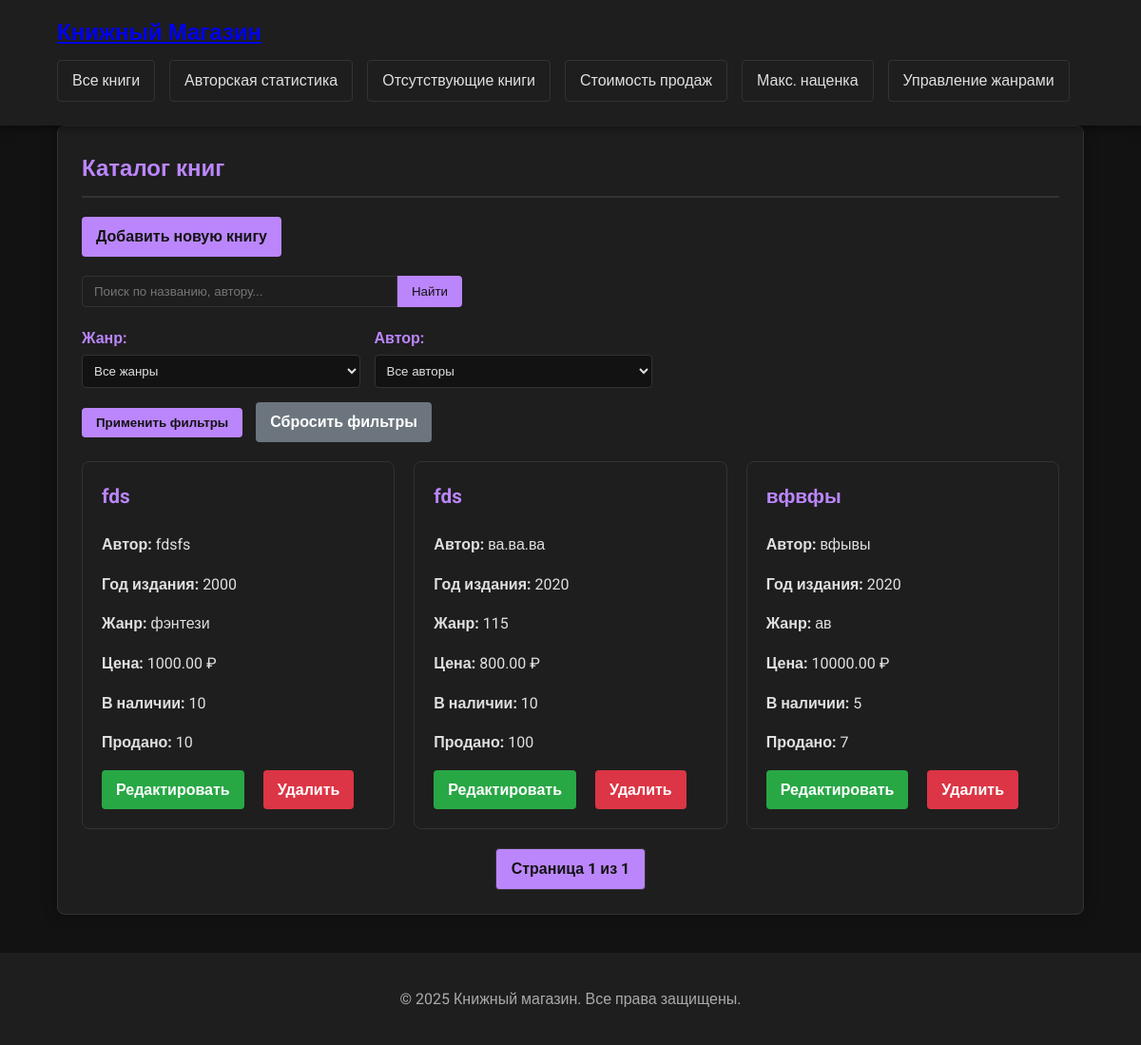
/books/, run on an earlier commit of the app's database.
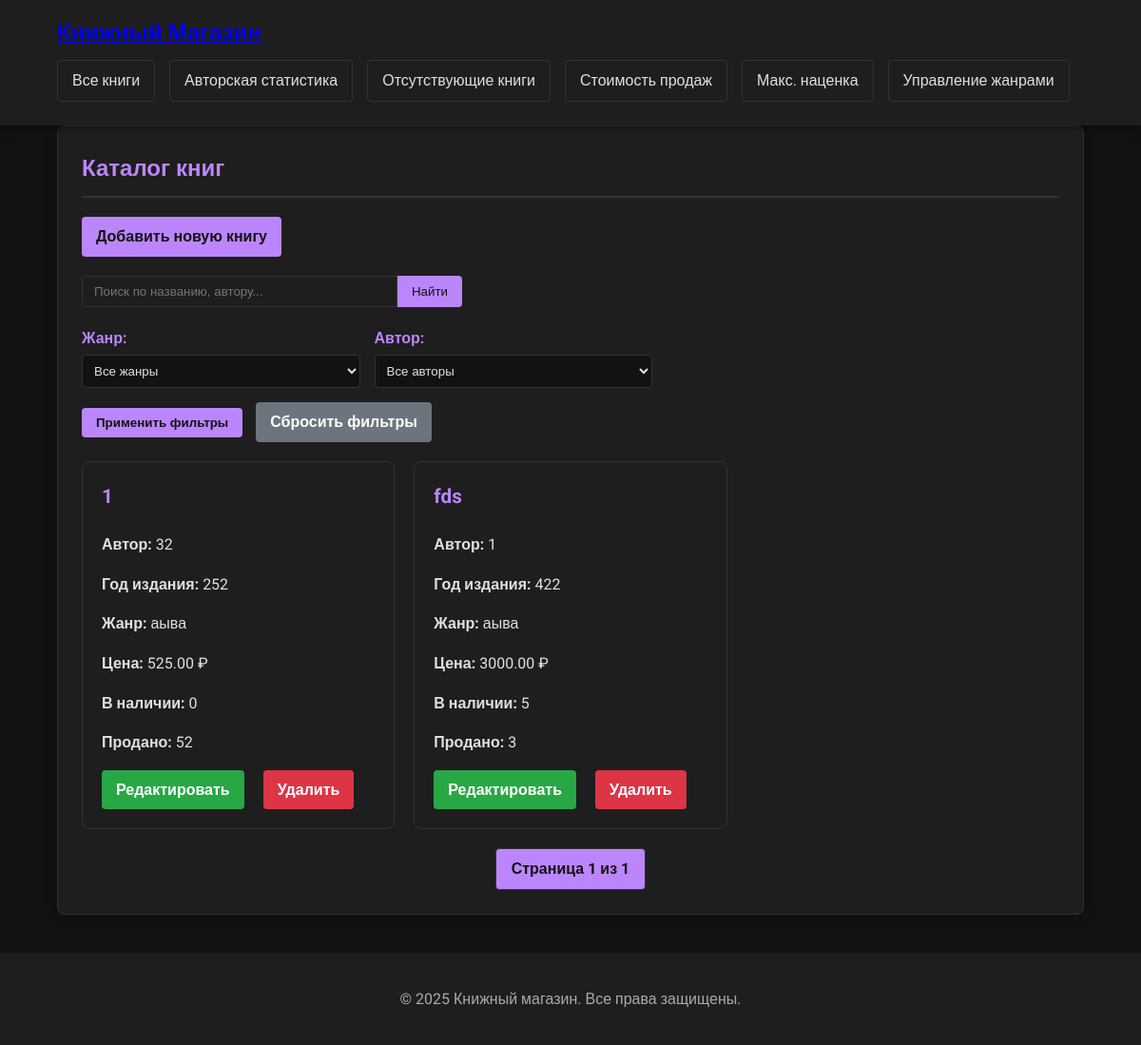
And on a later commit of the database.
### books/models.py (models this page shows, shortened)
class Book(models.Model):
    MEDIUM_CHOICES = [
        ('P', 'Бумажная'),
        ('E', 'Электронная'),
        ('A', 'Аудио'),
    ]
    title = models.CharField(max_length=200, verbose_name="Название")
    author = models.CharField(max_length=100, verbose_name="Автор")
    code = models.CharField(max_length=50, unique=True, verbose_name="Шифр произведения")
    genre = models.ForeignKey(Genre, on_delete=models.CASCADE, verbose_name="Жанр")
    year = models.PositiveIntegerField(verbose_name="Год издания")
    pages = models.PositiveIntegerField(verbose_name="Количество страниц", blank=True, null=True)
    medium = models.CharField(max_length=1, choices=MEDIUM_CHOICES, verbose_name="Носитель")
    wholesale_price = models.DecimalField(max_digits=10, decimal_places=2, verbose_name="Оптовая цена")
    retail_price = models.DecimalField(max_digits=10, decimal_places=2, verbose_name="Розничная цена")
    stock = models.PositiveIntegerField(default=0, verbose_name="В наличии")
    sold = models.PositiveIntegerField(default=0, verbose_name="Продано")

class Genre(models.Model):
    name = models.CharField(max_length=100, unique=True, verbose_name="Название жанра")

### books/views.py (the view)
# urls.py: path('', views.book_list, name='book_list'),
def book_list(request):
    genre_filter = request.GET.get('genre', '')
    author_filter = request.GET.get('author', '')
    search_query = request.GET.get('q', '')
    page = request.GET.get('page', 1)
    books = Book.objects.all().order_by('title')
    if genre_filter:
        books = books.filter(genre__name__icontains=genre_filter)
    if author_filter:
        books = books.filter(author__icontains=author_filter)
    if search_query:
        books = books.filter(
            Q(title__icontains=search_query) |
            Q(author__icontains=search_query) |
            Q(genre__name__icontains=search_query)
        )
    genres = Genre.objects.all()
    authors = Book.objects.order_by('author').values_list('author', flat=True).distinct()
    paginator = Paginator(books, 10)
    try:
        books_page = paginator.page(page)
    except PageNotAnInteger:
        books_page = paginator.page(1)
    except EmptyPage:
        books_page = paginator.page(paginator.num_pages)
    print(f"Всего книг: {books.count()}")
    if books.exists():
        print(f"Первая книга: {books[0].title}")
    return render(request, 'books/book_list.html', {
        'books_page': books_page,  # Было: 'css': books_page
        'genres': genres,
        'authors': authors,
        'selected_genre': genre_filter,
        'selected_author': author_filter,
        'search_query': search_query
    })

### books/templates/books/book_list.html (shortened to what this page needs)
{% extends 'books/base.html' %}
{% block content %}
<div class="card">
    <h2>Каталог книг</h2>
    <div style="margin-bottom: 20px;">
        <a href="{% url 'add_book' %}" class="btn">Добавить новую книгу</a>
    </div>
    <form method="get" action="{% url 'book_list' %}" id="filter-form">
        <div class="search-form" style="margin-bottom: 20px;">
            <input type="text" name="q" placeholder="Поиск по названию, автору..." value="{{ search_query }}">
            <button type="submit">Найти</button>
        </div>
        <div class="filters">
            <div class="filter-group">
                <label for="genre">Жанр:</label>
                <select id="genre" name="genre">
                    <option value="">Все жанры</option>
                </select>
            </div>
            <div class="filter-group">
                <label for="author">Автор:</label>
                <select id="author" name="author">
                    <option value="">Все авторы</option>
                </select>
            </div>
            <div class="filter-group">
                <button type="submit" class="btn">Применить фильтры</button>
                <a href="{% url 'book_list' %}" class="btn btn-secondary">Сбросить фильтры</a>
            </div>
        </div>
    </form>
    <div class="book-list">
        {% for book in books_page %}
        <div class="book-card">
            <h3>{{ book.title }}</h3>
            <p><strong>Автор:</strong> {{ book.author }}</p>
            <p><strong>Год издания:</strong> {{ book.year }}</p>
            <p><strong>Жанр:</strong> {{ book.genre.name }}</p>
            <p><strong>Цена:</strong> {{ book.retail_price }} ₽</p>
            <p><strong>В наличии:</strong> {{ book.stock }}</p>
            <p><strong>Продано:</strong> {{ book.sold }}</p>
            <div class="actions" style="margin-top: 10px;">
                <a href="{% url 'edit_book' book.id %}" class="btn" style="background: #28a745; color: white;">Редактировать</a>
                <a href="{% url 'delete_book' book.id %}" class="btn" style="background: #dc3545; color: white;">Удалить</a>
            </div>
        </div>
        {% empty %}
        <div class="book-card">
            <h3>Книги не найдены</h3>
            <p>Попробуйте изменить критерии поиска</p>
        </div>
        {% endfor %}
    </div>
    <div class="pagination">
        <span class="current">
            Страница {{ books_page.number }} из {{ books_page.paginator.num_pages }}
        </span>
    </div>
</div>
{% endblock %}

What changed in the data, as far as the page shows it:
removed Book: title "fds", author "ва.ва.ва", year "2020", genre.name "115", retail_price "800.00", stock "10", sold "100"
changed Book (number 1 of 2 on the later page): title "вфвфы" → "1"; author "вфывы" → "32"; year "2020" → "252"; genre.name "ав" → "аыва"; retail_price "10000.00" → "525.00"; stock "5" → "0"; sold "7" → "52"; moves up the list
changed Book "fds": author "fdsfs" → "1"; year "2000" → "422"; genre.name "фэнтези" → "аыва"; retail_price "1000.00" → "3000.00"; stock "10" → "5"; sold "10" → "3"
